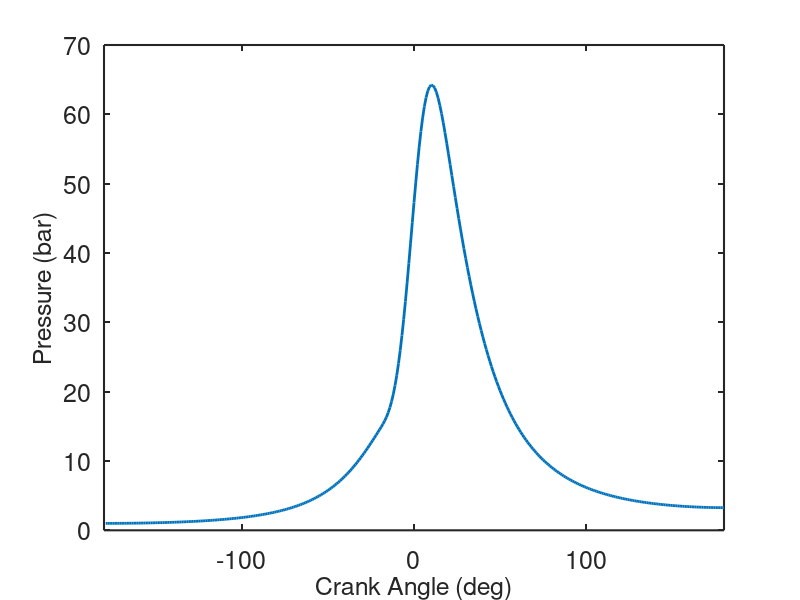
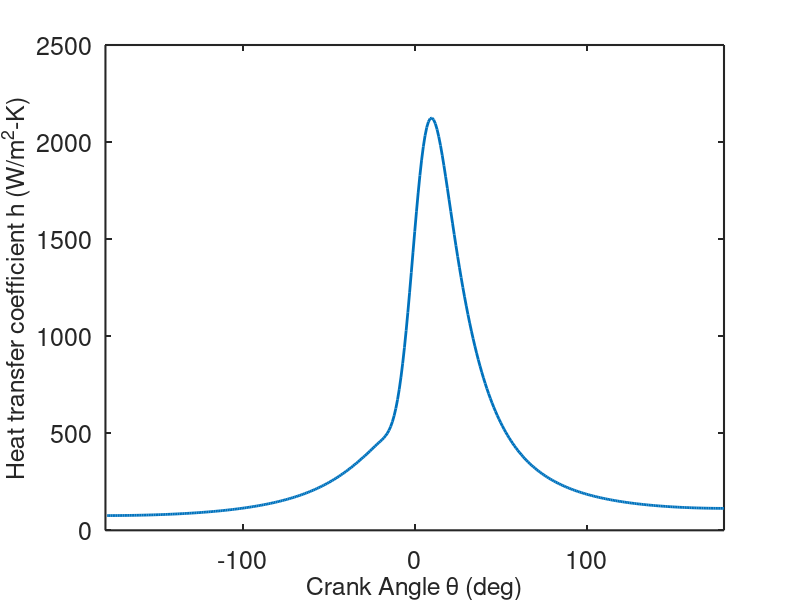
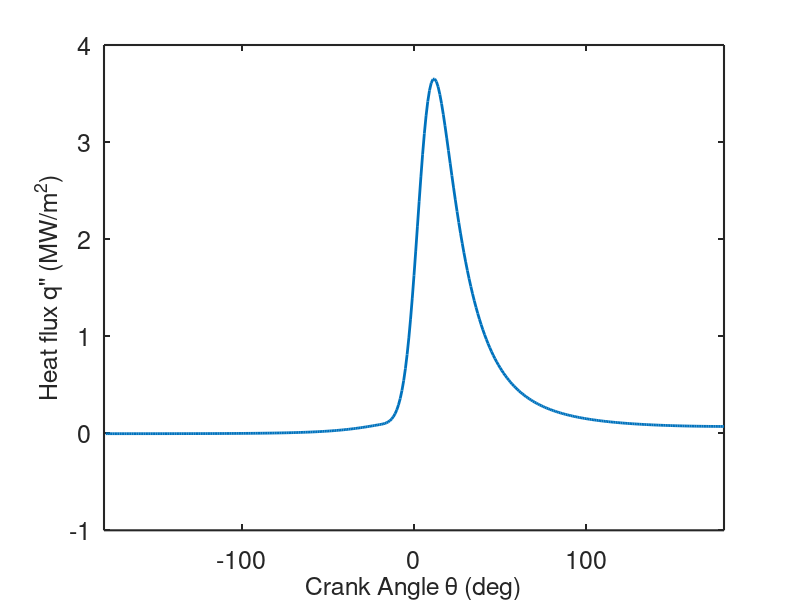

The MATLAB script that drew these images, in order:
function [ ] = WoschniHeatTransfer( )
% Gas cycle heat release code with Woschni heat transfer
clear( );
thetas = -20; % start of heat release (deg)
thetad = 40; % duration of heat release (deg)
r =10; % compression ratio
gamma = 1.3; % gas const
Q = 20; % dimensionless total heat release
beta = 1.5; % dimensionless volume
a = 5; % weibe parameter a
n = 3; % weibe exponent n
omega =200.; % engine speed rad/s
c = 0; % mass loss coeff
s = 0.1; % stroke (m)
b = 0.1; % bore (m)
T_bdc = 300; % temp at bdc (K)
tw = 1.2; % dimensionless cylinder wall temp
P_bdc = 100; % pressure at bdc (kPa)
Up = s*omega/pi; % mean piston speed (m/s)
step=1; % crankangle interval for calculation/plot
NN=360/step; % number of data points
theta = -180; % initial crankangle
thetae = theta + step; % final crankangle in step
% initialize results data structure
save.theta=zeros(NN,1);
save.vol=zeros(NN,1); % volume
save.press=zeros(NN,1); % pressure
save.work=zeros(NN,1); % work
save.heatloss=zeros(NN,1); % heat loss
save.mass=zeros(NN,1); % mass left
save.htcoeff=zeros(NN,1); % heat transfer coeff
save.heatflux=zeros(NN,1); % heat flux (W/m^2)
fy=zeros(4,1); % vector for calulated pressure, work, heat and mass loss
fy(1) = 1; % initial pressure (P/P_bdc)
fy(4) = 1; % initial mass (-)
%for loop for pressure and work calculation
for i=1:NN,
[fy, vol, ht,hflux] = integrate_ht(theta,thetae,fy);
% print values
% fprintf('%7.1f %7.2f %7.2f %7.2f \n', theta,vol,fy(1),fy(2),fy(3));
% reset to next interval
theta = thetae;
thetae = theta+step;
save.theta(i)=theta; % put results in output vectors
save.vol(i)=vol;
save.press(i)=fy(1);
save.work(i)=fy(2);
save.heatloss(i)=fy(3);
save.mass(i)=fy(4);
save.htcoeff(i)=ht;
save.hflux(i)=hflux;
end % end of pressure and work for loop
[pmax, id_max] = max(save.press(:,1)); % find max pressure
thmax=save.theta(id_max); % and crank angle
ptdc=save.press(NN/2)/pmax;
w=save.work(NN,1); % w is cumulative work
massloss =1- save.mass(NN,1);
eta=w/Q; % thermal efficiency
imep = eta*Q*(r/(r -1)); %imep/P1V1
eta_rat = eta/(1-r^(1-gamma));
% output overall results
fprintf(' Weibe Heat Release with Heat and Mass Loss \n');
fprintf(' Theta_start = %5.2f \n', thetas);
fprintf(' Theta_dur = %5.2f \n', thetad);
fprintf(' P_max/P1 = %5.2f \n', pmax);
fprintf(' Theta @P_max = %7.1f \n',thmax);
fprintf(' Net Work/P1V1 = %7.2f \n', w);
fprintf(' Heat Loss/P1V1 = %7.2f \n', save.heatloss(NN,1));
fprintf(' Mass Loss/m = %7.3f \n',massloss );
fprintf(' Efficiency = %5.2f \n', eta);
fprintf(' Eff./Eff. Otto = %5.2f \n', eta_rat);
fprintf(' Imep/P1 = %5.2f \n', imep);
%plot results
figure();
plot(save.theta,save.work,'-',save.theta,save.heatloss,'--','linewidth',2 )
set(gca, 'Xlim',[-180 180],'fontsize', 18,'linewidth',1.5);
hleg1=legend('Work', 'Heat Loss','Location','NorthWest');
set(hleg1,'Box', 'off')
xlabel('Crank Angle \theta (deg)','fontsize', 18)
ylabel('Cumulative Work and Heat Loss','fontsize', 18)
plot(save.theta,save.press,'-','linewidth',2 )
set(gca, 'fontsize', 18,'linewidth',1.5,'Xlim', [-180 180]);
xlabel('Crank Angle (deg)','fontsize', 18)
ylabel('Pressure (bar)','fontsize', 18)
figure();
plot(save.theta,save.htcoeff,'-','linewidth',2 )
set(gca, 'fontsize', 18,'linewidth',1.5,'Xlim', [-180 180]);
xlabel('Crank Angle \theta (deg)','fontsize', 18)
ylabel('Heat transfer coefficient h (W/m^2-K)','fontsize', 18)
figure();
plot(save.theta,save.hflux,'-','linewidth',2 )
set(gca, 'fontsize', 18,'linewidth',1.5,'Xlim', [-180 180]);
xlabel('Crank Angle \theta (deg)','fontsize', 18)
ylabel('Heat flux q{"} (MW/m^2)','fontsize', 18)
function[fy,vol,ht, hflux] = integrate_ht(theta,thetae,fy)
% ode23 integration of the pressure differential equation
% from theta to thetae with current values of fy as initial conditions
[tt, yy] = ode23(@rates, [theta thetae], fy);
% put last element of yy into fy vector
for j=1:4
fy(j) = yy(length(tt),j);
end
% pressure differential equation
function [yprime] = rates(theta,fy)
vol=(1.+ (r -1)/2.*(1-cosd(theta)))/r;
dvol=(r - 1)/2.*sind(theta)/r*pi/180.; %dvol/dtheta
dx=0.;
if(theta>thetas) % heat release >0
dum1=(theta -thetas)/thetad;
x=1-exp(-(a*dum1^n));
dx=(1-x)*a*n*dum1^(n-1)/thetad; %dx/dthetha
end
P=P_bdc*fy(1); %P(theta) (kPa)
T=T_bdc*fy(1)*vol; % T(theta) (K)
term4=T_bdc*(r-1)*(fy(1)-vol^(-gamma))/r; % comb. vel. increase
U=2.28*Up + 0.00324*term4; % Woschni vel (m/s)
ht = 3.26 *P^(0.8)*U^(0.8)*b^(-0.2)*T^(-0.55); %Woschni ht coeff
hflux=ht*T_bdc*(fy(1)*vol/fy(4) - tw)/10^6; %heat flux MW/m^2
h = ht*T_bdc*4/(1000*P_bdc*omega*beta*b); %dimensionless ht coeff
term1= -gamma*fy(1)*dvol/vol;
term3= h*(1. + beta*vol)*(fy(1)*vol/fy(4) - tw)*pi/180.;
term2= (gamma-1)/vol*(Q*dx - term3);
yprime(1,1)= term1 + term2 - gamma*c/omega*fy(1)*pi/180;
yprime(2,1)= fy(1)*dvol;
yprime(3,1)= term3;
yprime(4,1)= -c*fy(4)/omega*pi/180;
end %end of function rates
end % end of function integrate_ht
end % end of function HeatReleaseHeatTransfe